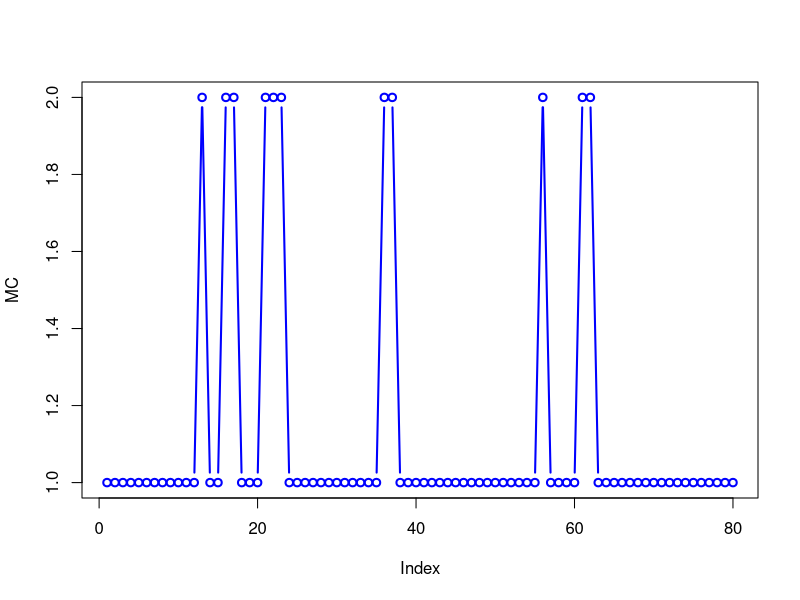
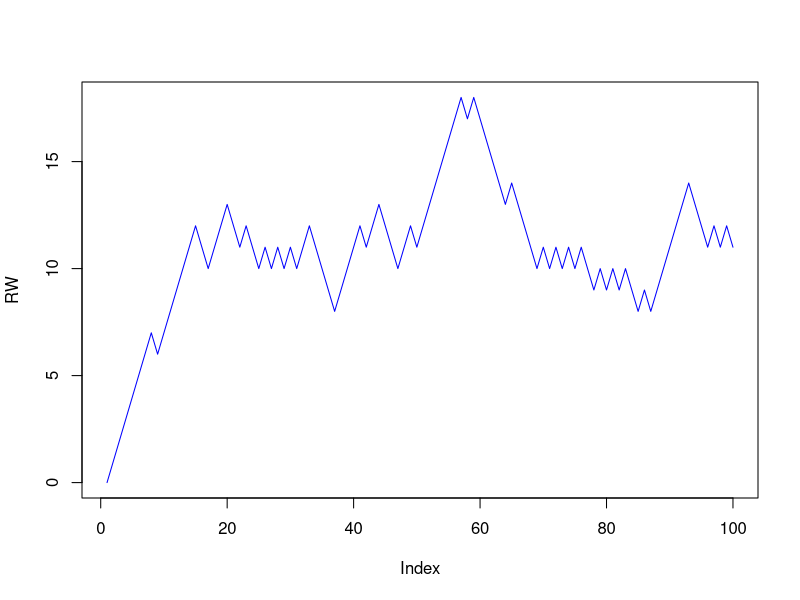
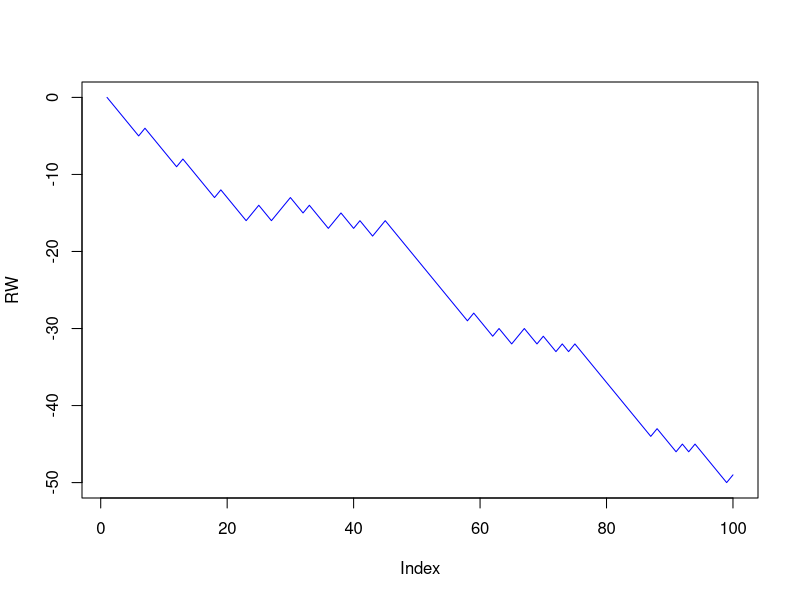
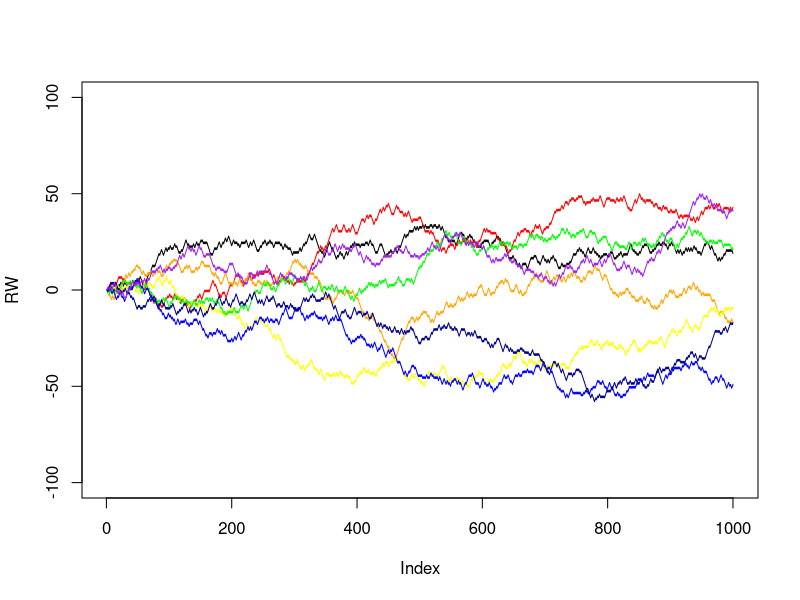

Recreate these plots in R, in order.
## ---- chunk 1
rmarkov <- function(n, trans, initial) {
  states <- nrow(trans)
  MC <- rep(0, n)
  
  MC[1] <- initial
  for (i in 1:(n - 1)) MC[i + 1] <- sample(states, 1, prob = trans[MC[i], ])
  
  return(MC)
}
## ---- chunk 2
trans <- matrix(c(0.9, 0.1, 0.5, 0.5), 2, 2, byrow = TRUE)
initial <- 1
MC <- rmarkov(80, trans, initial)
plot(MC, col = "blue", lwd = 2, type = "b")
## ---- chunk 3
rrw <- function(n, up) {
  RW <- rep(0, n)
  down <- 1 - up
  
  RW[1] <- 0
  for (i in 1:(n - 1)) {
    RW[i + 1] <- RW[i] + sample(c(1, -1), 1, prob = c(up, down))
  }
  
  return(RW)
}
## ---- chunk 4
RW <- rrw(100, 0.6)
plot(RW, col = "blue", type = "l")
## ---- chunk 5
RW <- rrw(100, 0.3)
plot(RW, col = "blue", type = "l")
## ---- chunk 6
RW <- rrw(1000, 0.5)
plot(RW, col = "black", type = "l", ylim = c(-100, 100))

cols <- c("red", "orange", "yellow", "green", "blue", "darkblue", "purple")
for (i in 1:7) {
  RW <- rrw(1000, 0.5)
  points(RW, col = cols[i], type = "l")
}
